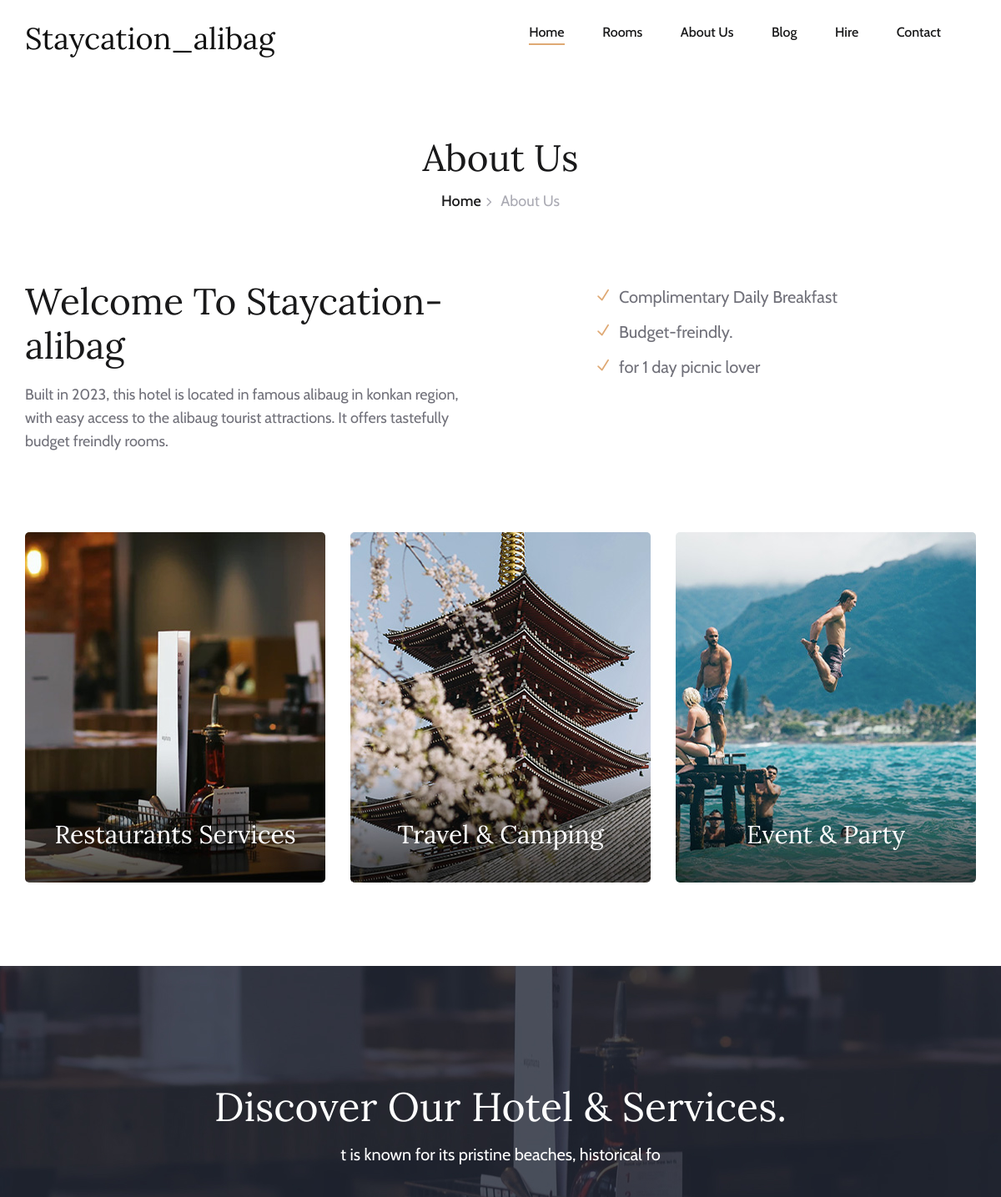
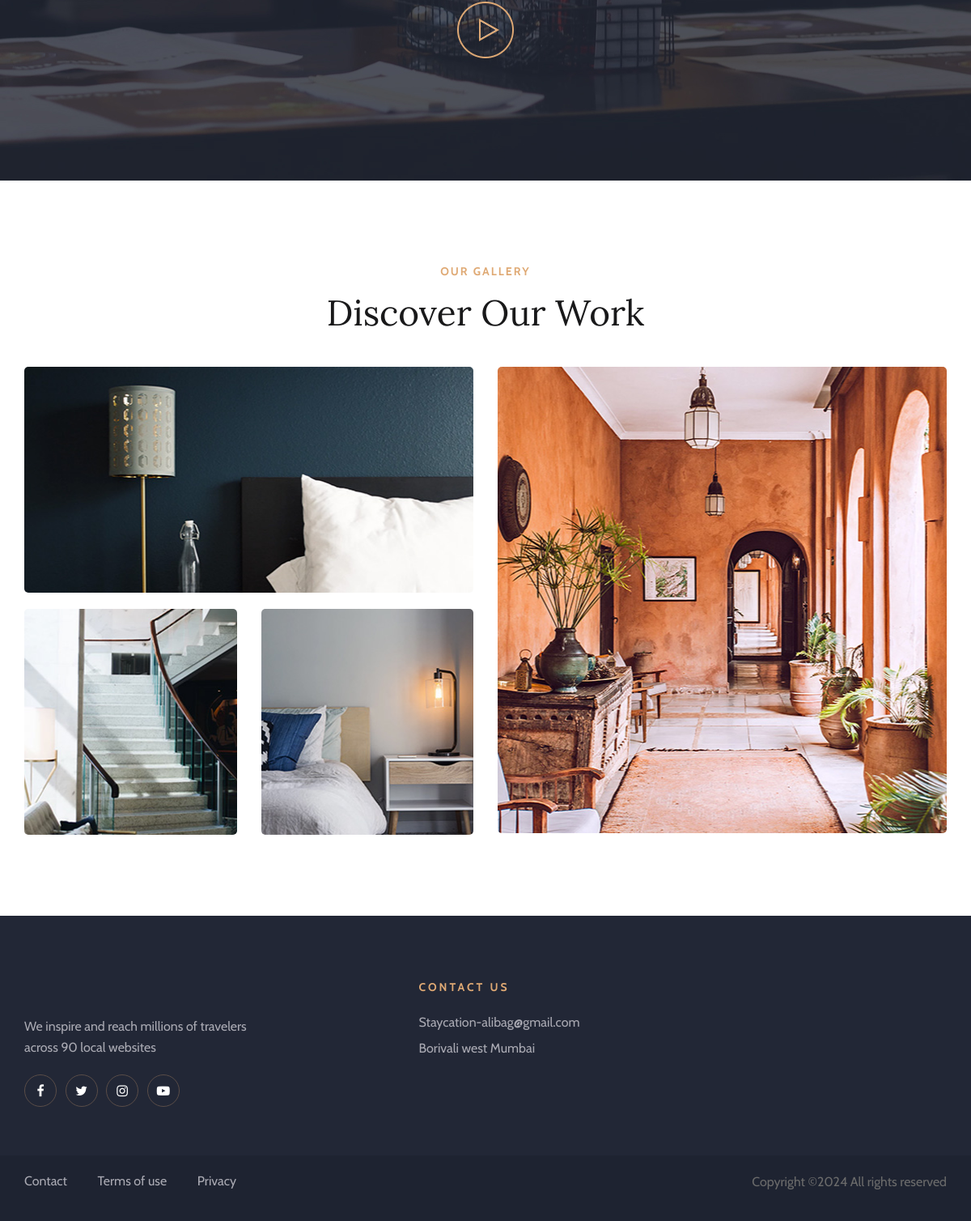
The page /about-us.php on the database its author committed (2 pictures, top to bottom).
### tables this page shows
CREATE TABLE `about_us` (
  `id` int(11) NOT NULL,
  `head` varchar(50) NOT NULL,
  `liner` varchar(50) NOT NULL,
  `descriptions` varchar(1000) NOT NULL,
  `detail_liner` varchar(50) NOT NULL,
  `detail_desc` varchar(1000) NOT NULL,
  `detail_video_head` varchar(50) NOT NULL,
  `detail_video_liner` varchar(100) NOT NULL,
  `detail_gallery_head` varchar(50) NOT NULL,
  `detail_gallery` varchar(50) NOT NULL
);

### about-us.php (the view, shortened to what this page needs)
<?php
include('admin/dbconnection.php');
    $ret=mysqli_query($con,"SELECT * FROM about_us");
    $row=mysqli_fetch_array($ret)
?>
<!DOCTYPE html>
<html lang="zxx">
<head>
    <link rel="stylesheet" href="css/bootstrap.min.css" type="text/css">
    <link rel="stylesheet" href="css/font-awesome.min.css" type="text/css">
    <link rel="stylesheet" href="css/elegant-icons.css" type="text/css">
    <link rel="stylesheet" href="css/flaticon.css" type="text/css">
    <link rel="stylesheet" href="css/owl.carousel.min.css" type="text/css">
    <link rel="stylesheet" href="css/nice-select.css" type="text/css">
    <link rel="stylesheet" href="css/jquery-ui.min.css" type="text/css">
    <link rel="stylesheet" href="css/magnific-popup.css" type="text/css">
    <link rel="stylesheet" href="css/slicknav.min.css" type="text/css">
    <link rel="stylesheet" href="css/style.css" type="text/css">
</head>
<body>
        <div class="menu-item">
            <div class="container">
                <div class="row">
                    <div class="col-lg-2">
                        <div class="logo">
                            <a href="./index.php">
                                <h2>Staycation_alibag</h2>
                            </a>
                        </div>
                    </div>
                    <div class="col-lg-10">
                        <div class="nav-menu">
                            <nav class="mainmenu">
                                <ul>
                                    <li class="active"><a href="./index.php">Home</a></li>
                                    <li><a href="./rooms.php">Rooms</a></li>
                                    <li><a href="./about-us.php">About Us</a></li>
                                    <li><a href="./blog.php">Blog</a></li>
                                    <li><a href="./pages.php">Hire</a>
                                    </li>
                                    <li><a href="./contact.html">Contact</a></li>
                                </ul>
                            </nav>
                        </div>
                    </div>
                </div>
            </div>
        </div>
    <div class="breadcrumb-section">
        <div class="container">
            <div class="row">
                <div class="col-lg-12">
                    <div class="breadcrumb-text">
                        <h2>About Us</h2>
                        <div class="bt-option">
                            <a href="./index.php">Home</a>
                            <span>About Us</span>
                        </div>
                    </div>
                </div>
            </div>
        </div>
    </div>
    <section class="aboutus-page-section spad">
        <div class="container">
            <div class="about-page-text">
                <div class="row">
                    <div class="col-lg-6">
                        <div class="ap-title">
                            <h2><?php echo $row['detail_liner'];?></h2>
                            <p><?php echo $row['detail_desc'];?></p>
                        </div>
                    </div>
                    <div class="col-lg-5 offset-lg-1">
                        <ul class="ap-services">
                            <li><i class="icon_check"></i> Complimentary Daily Breakfast</li>
                            <li><i class="icon_check"></i> Budget-freindly.</li>
                            <li><i class="icon_check"></i> for 1 day picnic lover</li>
                        </ul>
                    </div>
                </div>
            </div>
            <div class="about-page-services">
                <div class="row">
                    <div class="col-md-4">
                        <div class="ap-service-item set-bg" data-setbg="img/about/about-p1.jpg">
                            <div class="api-text">
                                <h3>Restaurants Services</h3>
                            </div>
                        </div>
                    </div>
                    <div class="col-md-4">
                        <div class="ap-service-item set-bg" data-setbg="img/about/about-p2.jpg">
                            <div class="api-text">
                                <h3>Travel & Camping</h3>
                            </div>
                        </div>
                    </div>
                    <div class="col-md-4">
                        <div class="ap-service-item set-bg" data-setbg="img/about/about-p3.jpg">
                            <div class="api-text">
                                <h3>Event & Party</h3>
                            </div>
                        </div>
                    </div>
                </div>
            </div>
        </div>
    </section>
    <section class="video-section set-bg" data-setbg="img/video-bg.jpg">
        <div class="container">
            <div class="row">
                <div class="col-lg-12">
                    <div class="video-text">
                        <h2><?php echo $row['detail_video_head'];?></h2>
                        <p><?php echo $row['detail_video_liner'];?></p>
                        <a href="https://www.youtube.com/watch?v=EzKkl64rRbM" class="play-btn video-popup"><img
                                src="img/play.png" alt=""></a>
                    </div>
                </div>
            </div>
        </div>
    </section>
    <section class="gallery-section spad">
        <div class="container">
            <div class="row">
                <div class="col-lg-12">
                    <div class="section-title">
                        <span><?php echo $row['detail_gallery_head'];?></span>
                        <h2><?php echo $row['detail_gallery'];?></h2>
                    </div>
                </div>
            </div>
            <div class="row">
                <div class="col-lg-6">
                    <div class="gallery-item set-bg" data-setbg="img/gallery/gallery-1.jpg">
                    </div>
                    <div class="row">
                        <div class="col-sm-6">
                            <div class="gallery-item set-bg" data-setbg="img/gallery/gallery-3.jpg">
                            </div>
                        </div>
                        <div class="col-sm-6">
                            <div class="gallery-item set-bg" data-setbg="img/gallery/gallery-4.jpg">
                            </div>
                        </div>
                    </div>
                </div>
                <div class="col-lg-6">
                    <div class="gallery-item large-item set-bg" data-setbg="img/gallery/gallery-2.jpg">
                    </div>
                </div>
            </div>
        </div>
    </section>
    <footer class="footer-section">
        <div class="container">
            <div class="footer-text">
                <div class="row">
                    <div class="col-lg-4">
                        <div class="ft-about">
                            <div class="logo">
                            </div>
                            <p>We inspire and reach millions of travelers<br /> across 90 local websites</p>
                            <div class="fa-social">
                                <a href="#"><i class="fa fa-facebook"></i></a>
                                <a href="#"><i class="fa fa-twitter"></i></a>
                                <a href="#"><i class="fa fa-instagram"></i></a>
                                <a href="#"><i class="fa fa-youtube-play"></i></a>
                            </div>
                        </div>
                    </div>
                    <div class="col-lg-3 offset-lg-1">
                        <div class="ft-contact">
                            <h6>Contact Us</h6>
                            <ul>
                                <li>Staycation-alibag@gmail.com</li>
                                <li>Borivali west Mumbai</li>
                            </ul>
                        </div>
                    </div>
                </div>
            </div>
        </div>
        <div class="copyright-option">
            <div class="container">
                <div class="row">
                    <div class="col-lg-7">
                        <ul>
                            <li><a href="./contact.php">Contact</a></li>
                            <li><a href="#">Terms of use</a></li>
                            <li><a href="#">Privacy</a></li>
                        </ul>
                    </div>
                    <div class="col-lg-5">
                        <div class="co-text"><p>
  Copyright &copy;<script>document.write(new Date().getFullYear());</script> All rights reserved</a>
  </p></div>
                    </div>
                </div>
            </div>
        </div>
    </footer>
</body>
</html>

### rows shown on the page
about_us: detail_liner "Welcome To Staycation-alibag", detail_desc "Built in 2023, this hotel is located in famous alibaug in konkan region, with easy access to the alibaug tourist attractions. It offers tastefully budget freindly rooms.", detail_video_head "Discover Our Hotel & Services.", detail_video_liner "t is known for its pristine beaches, historical fo", detail_gallery_head "OUR GALLERY", detail_gallery "Discover Our Work"
